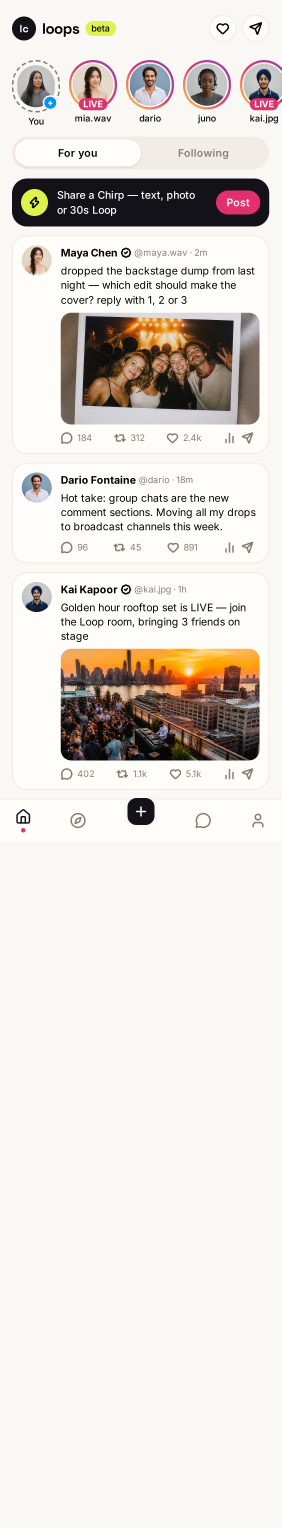
#> input picture LoopsHomeFeed.png, 1125 x 6111 px, found by its file name (shown at 1/4 size)
$ python compare.py
#> lines starting #> are read from the running program, lines starting #| are printed output that depends on the picture; pictures that were not available may be replaced by others from this repository, and a replacement may not be noted
#!/usr/bin/env python3
"""Stack a mockup against a screenshot of the built app for eyeball diffing.

Both are 1125px wide (the export is a 375pt screen rendered at 3x, and the
screenshots are taken at deviceScaleFactor 3), so they line up column-for-column.
"""

from __future__ import annotations

import sys
from pathlib import Path

from PIL import Image, ImageDraw

SRC = Path("/home/student/Downloads/banani-ui-export")
SHOTS = Path("/tmp/shots")
DEST = Path("/tmp/shots/_compare")

# screen name -> mockup file
PAIRS = {
    "home": "LoopsHomeFeed.png",
    "explore": "LoopsExplore.png",
    "chats": "LoopsChats.png",
    "profile": "LoopsProfile.png",
    "activity": "LoopsNotifications.png",
    "conversation": "LoopsConversation.png",
}

WIDTH = 1125
LABEL_H = 60


def main(argv: list[str]) -> int:
    DEST.mkdir(parents=True, exist_ok=True)
    names = argv[1:] or list(PAIRS)

    for name in names:
        mock = Image.open(SRC / PAIRS[name]).convert("RGB")
        shot = Image.open(SHOTS / f"{name}-full.png").convert("RGB")

        h = max(mock.height, shot.height)
#> h = 6111
        canvas = Image.new("RGB", (WIDTH * 2 + 40, h + LABEL_H), (30, 28, 34))
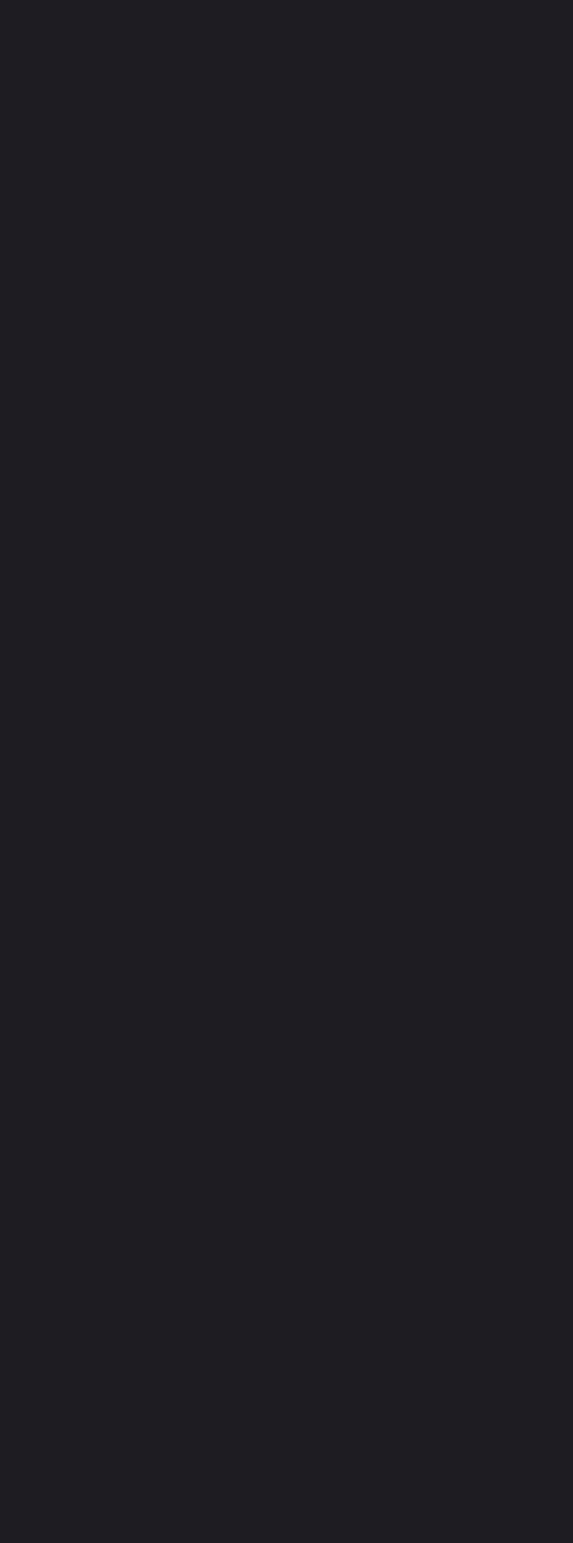
#> canvas: PIL image 2290x6171 RGB (shown at 1/4 size); mean R, G, B 30, 28, 34
        canvas.paste(mock, (0, LABEL_H))
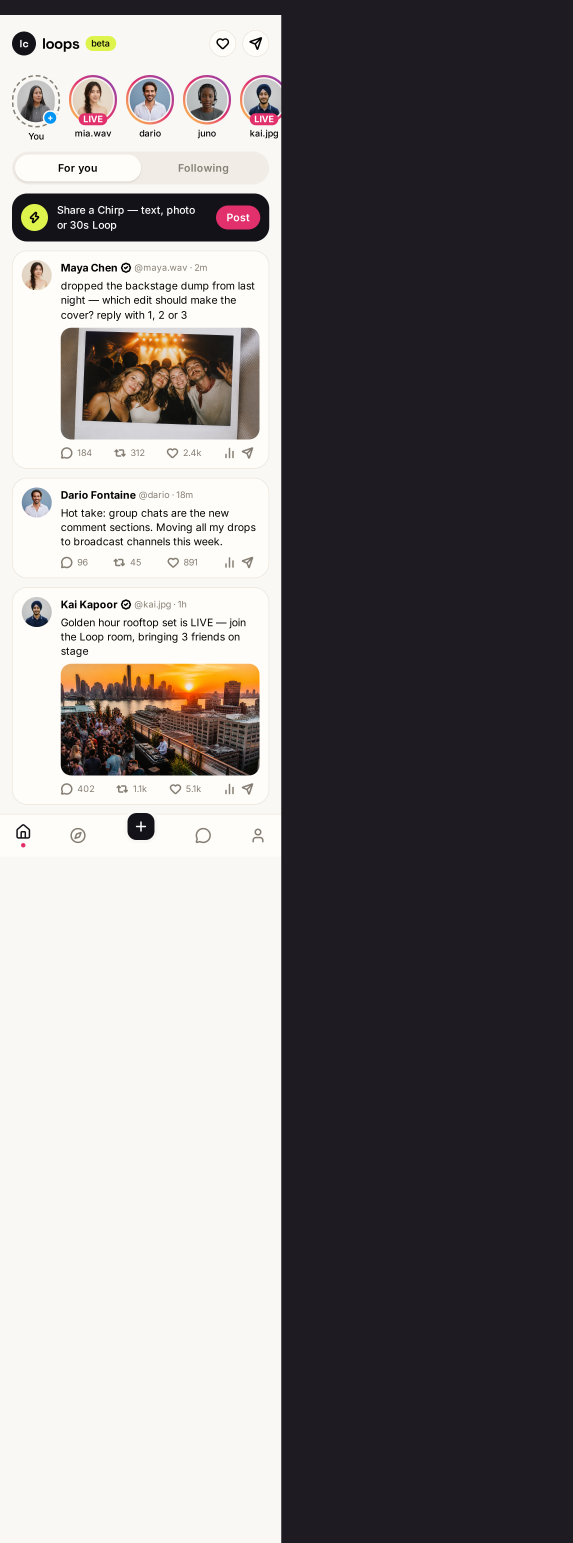
#> canvas: PIL image 2290x6171 RGB (shown at 1/4 size); mean R, G, B 125.8, 122.1, 122.6
        canvas.paste(shot, (WIDTH + 40, LABEL_H))
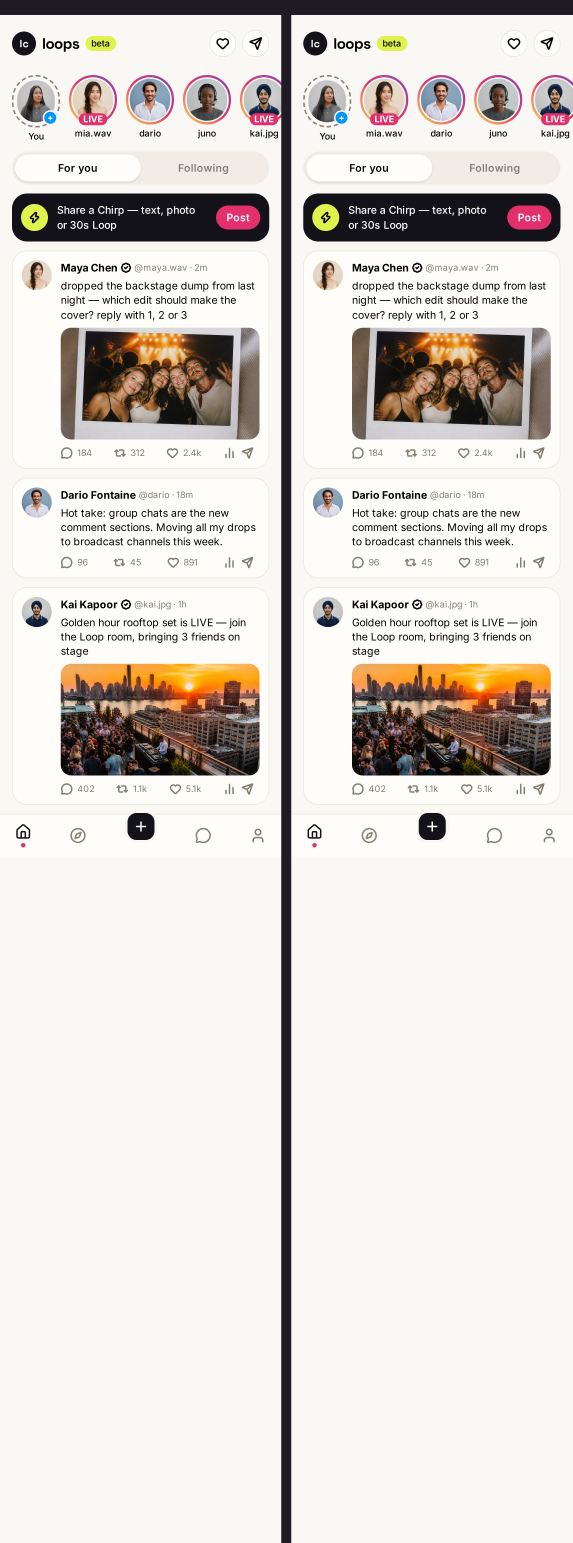
#> canvas: PIL image 2290x6171 RGB (shown at 1/4 size); mean R, G, B 221.5, 216.1, 211.3

        d = ImageDraw.Draw(canvas)
        d.text((16, 20), f"{PAIRS[name]}  (export)", fill=(255, 255, 255))
        d.text((WIDTH + 56, 20), f"{name}-full.png  (app)", fill=(255, 255, 255))
        # a ruler down the seam so drift is measurable
        for y in range(LABEL_H, h + LABEL_H, 300):
            d.line([(WIDTH + 20, y), (WIDTH + 38, y)], fill=(255, 80, 80), width=3)

        canvas.save(DEST / f"{name}-full.png")
        print(f"{name:14s} export {mock.width}x{mock.height}   app {shot.width}x{shot.height}")
#| home           export 1125x6111   app 1125x6111
#> pass 2 of the loop in main, `for name in names:`:
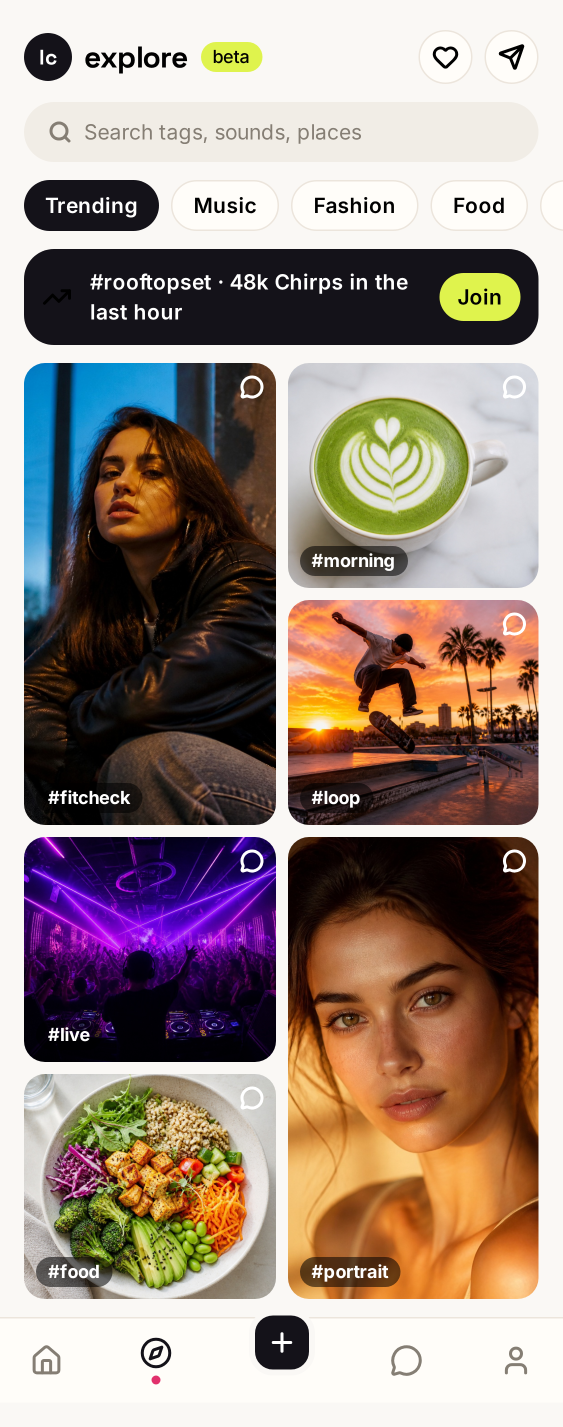
#> input picture LoopsExplore.png, 1125 x 2853 px, found by its file name (shown at 1/2 size)
#> mock: PIL image 1125x2853 RGB
#> in main, `canvas.paste(mock, (0, LABEL_H))`:
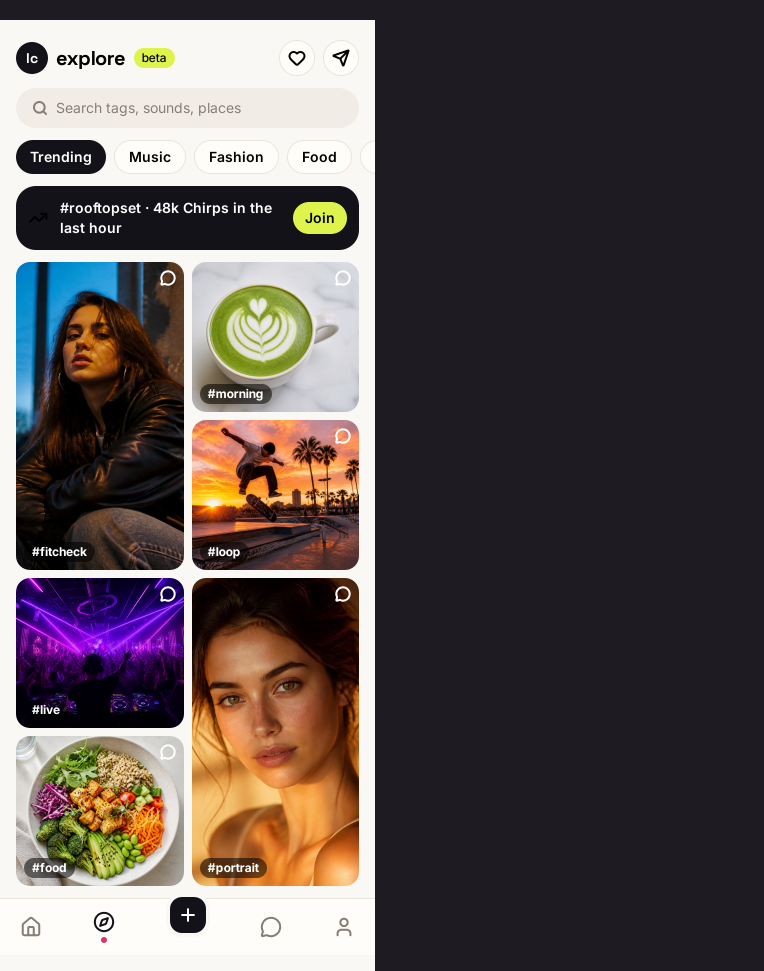
#> canvas: PIL image 2290x2913 RGB (shown at 1/3 size); mean R, G, B 90.8, 81.7, 80.7
#> in main, `canvas.paste(shot, (WIDTH + 40, LABEL_H))`:
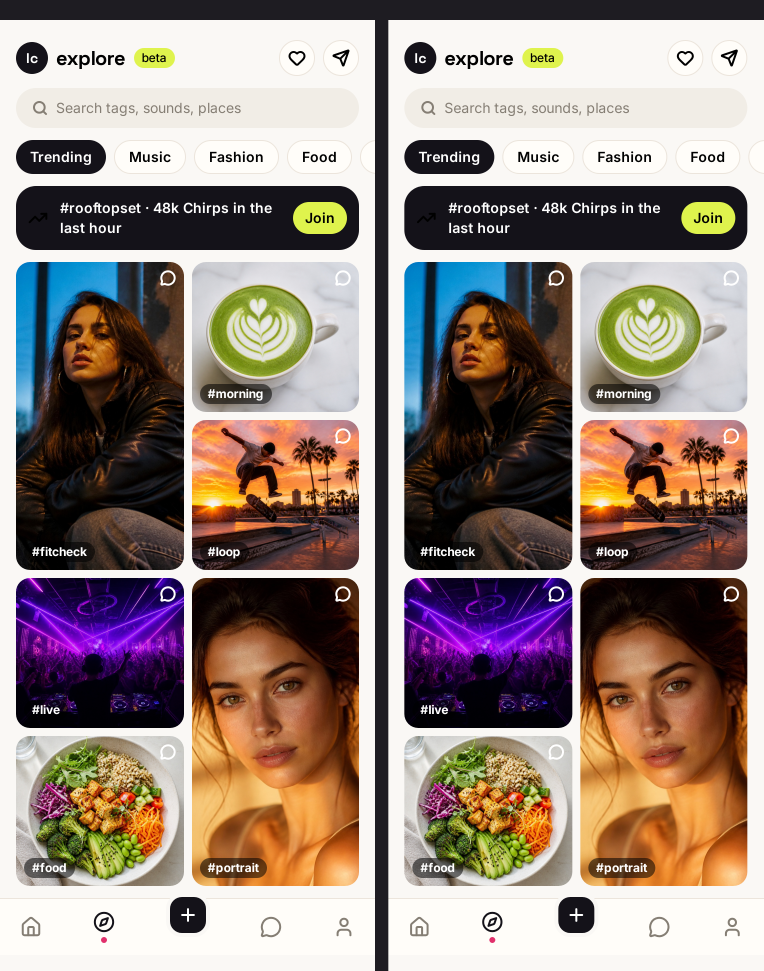
#> canvas: PIL image 2290x2913 RGB (shown at 1/3 size); mean R, G, B 151.5, 135.5, 127.5
#| explore        export 1125x2853   app 1125x2853
#> pass 3 of the loop in main, `for name in names:`:
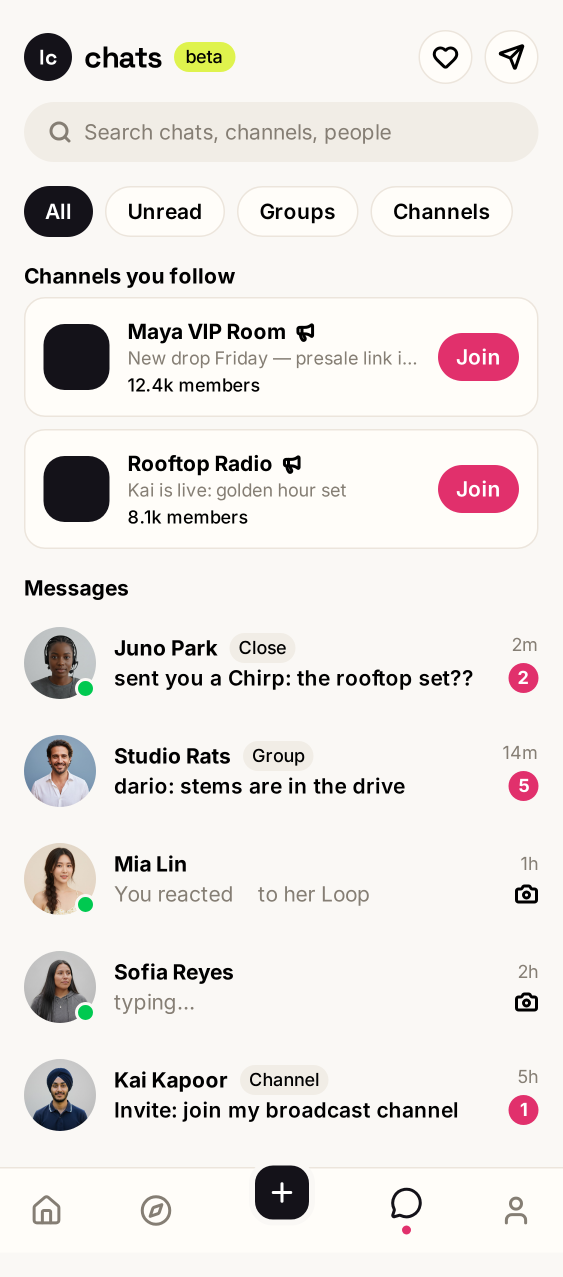
#> input picture LoopsChats.png, 1125 x 2553 px, found by its file name (shown at 1/2 size)
#> mock: PIL image 1125x2553 RGB
#> in main, `canvas.paste(mock, (0, LABEL_H))`:
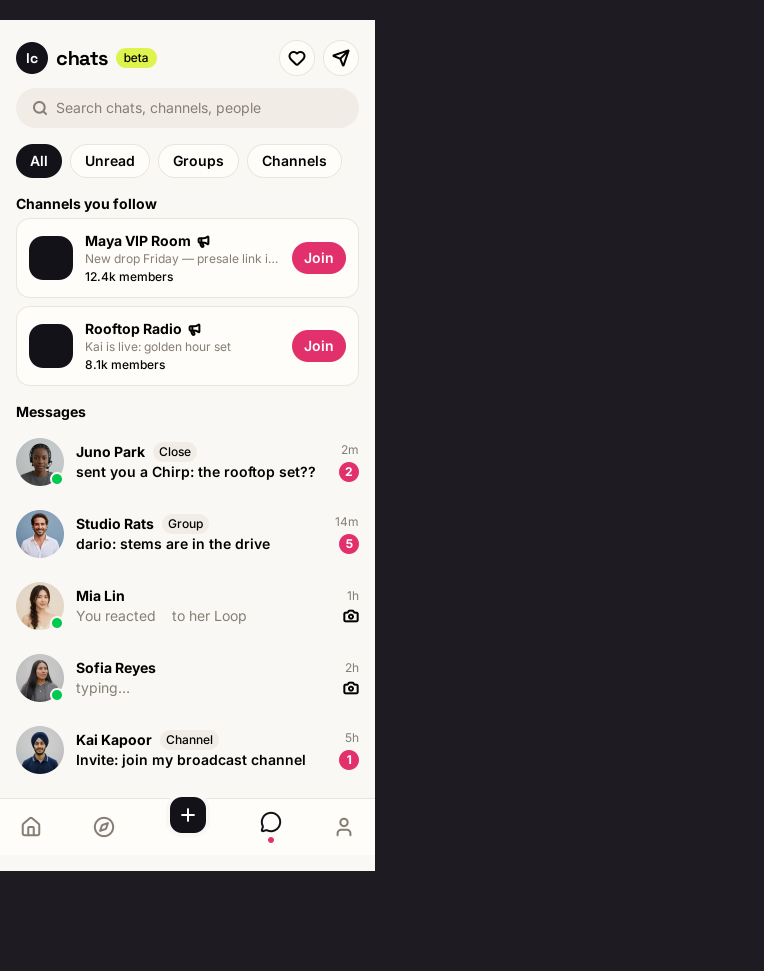
#> canvas: PIL image 2290x2913 RGB (shown at 1/3 size); mean R, G, B 118.4, 115.5, 117.7
#> in main, `canvas.paste(shot, (WIDTH + 40, LABEL_H))`:
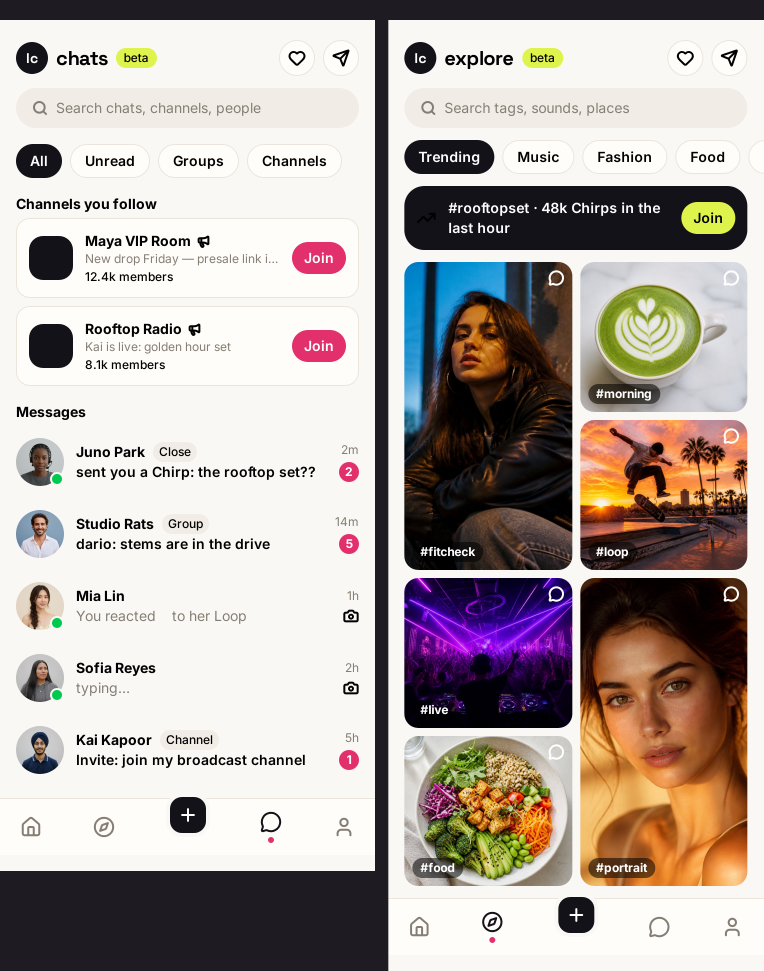
#> canvas: PIL image 2290x2913 RGB (shown at 1/3 size); mean R, G, B 179.1, 169.2, 164.4
#| chats          export 1125x2553   app 1125x2853
#> the loop made 4 passes; the first 3 are shown

    return 0


if __name__ == "__main__":
#> (the run stopped early here; a loop or call above may not have finished)
